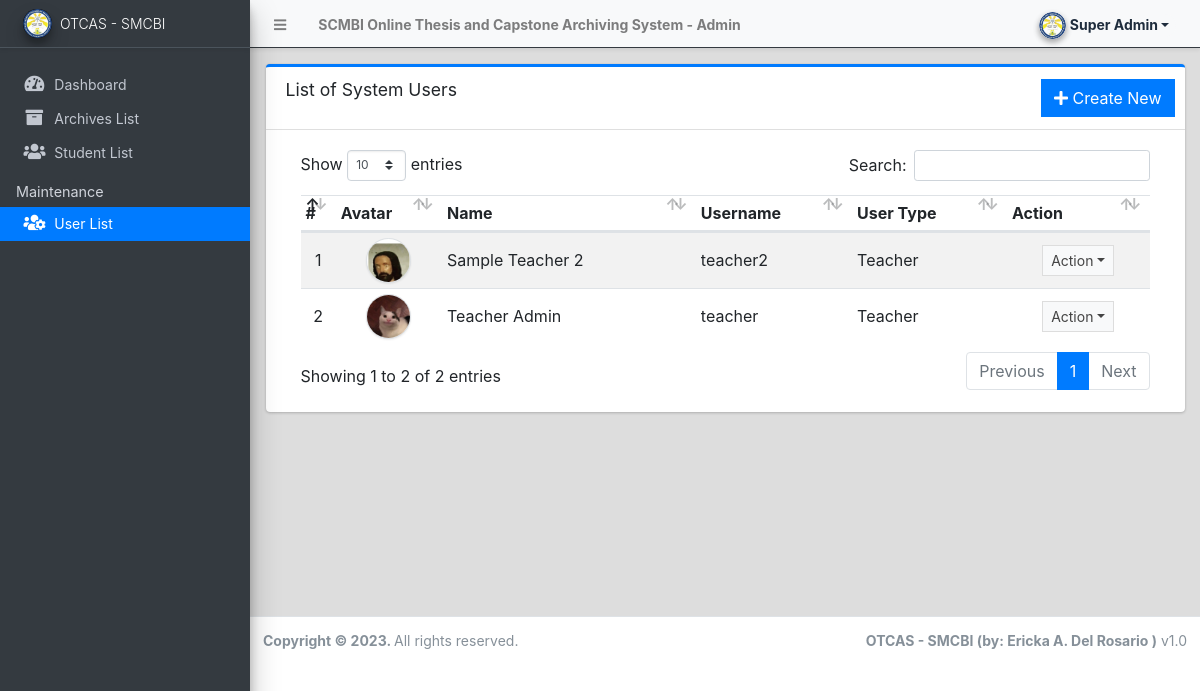
Page /admin/?page=user/list (signed in) on the committed database.
### tables this page shows
CREATE TABLE `users` (
  `id` int(50) NOT NULL,
  `firstname` varchar(250) NOT NULL,
  `middlename` text DEFAULT NULL,
  `lastname` varchar(250) NOT NULL,
  `username` text NOT NULL,
  `password` text NOT NULL,
  `avatar` text DEFAULT NULL,
  `last_login` datetime DEFAULT NULL,
  `type` tinyint(1) NOT NULL DEFAULT 0,
  `status` int(1) NOT NULL DEFAULT 1 COMMENT '0=not verified, 1 = verified',
  `date_added` datetime NOT NULL DEFAULT current_timestamp(),
  `date_updated` datetime DEFAULT NULL ON UPDATE current_timestamp()
);

### config.php (called while the page is built, shortened)
<?php
function validate_image($file){
	if(!empty($file)){
        $ex = explode('?',$file);
        $file = $ex[0];
        $param =  isset($ex[1]) ? '?'.$ex[1]  : '';
		if(is_file(base_app.$file)){
			return base_url.$file.$param;
		}else{
			return base_url.'dist/img/no-image-available.png';
		}
	}else{
		return base_url.'dist/img/no-image-available.png';
	}
}
?>

### admin/user/list.php (the view, shortened to what this page needs)
<div class="card card-outline card-primary">
	<div class="card-header">
		<h3 class="card-title">List of System Users</h3>
		<div class="card-tools">
			<a href="?page=user/manage_user" class="btn btn-flat btn-primary"><span class="fas fa-plus"></span>  Create New</a>
		</div>
	</div>
	<div class="card-body">
		<div class="container-fluid">
        <div class="container-fluid">
			<table class="table table-hover table-striped">
				<!-- <colgroup>
					<col width="5%">
					<col width="10%">
					<col width="20%">
					<col width="20%">
					<col width="15%">
					<col width="15%">
					<col width="10%">
				</colgroup> -->
				<thead>
					<tr>
						<th>#</th>
						<th>Avatar</th>
						<th>Name</th>
						<th>Username</th>
						<th>User Type</th>
						<th>Action</th>
					</tr>
				</thead>
				<tbody>
					<?php
						$i = 1;
						$qry = $conn->query("SELECT *,concat(firstname,' ',lastname) as name from `users` where id != '1' order by concat(firstname,' ',lastname) asc ");
						while($row = $qry->fetch_assoc()):
					?>
						<tr>
							<td class="text-center"><?php echo $i++; ?></td>
							<td class="text-center"><img src="<?php echo validate_image($row['avatar']) ?>" class="img-avatar img-thumbnail p-0 border-2" alt="user_avatar"></td>
							<td><?php echo ucwords($row['name']) ?></td>
							<td ><p class="m-0 truncate-1"><?php echo $row['username'] ?></p></td>
							<td ><p class="m-0"><?php echo ($row['type'] == 1 )? "Adminstrator" : "Teacher" ?></p></td>
							<td align="center">
								 <button type="button" class="btn btn-flat btn-default btn-sm dropdown-toggle dropdown-icon" data-toggle="dropdown">
				                  		Action
				                  </button>
							</td>
						</tr>
					<?php endwhile; ?>
				</tbody>
			</table>
		</div>
		</div>
	</div>
</div>

### admin/user/list.php (style rules this page uses)
.img-avatar { width:45px; height:45px; object-fit:cover; object-position:center center; border-radius:100%; }

### rows in the picture
users: avatar (picture), name "Sample Teacher 2", username "teacher2", type "Teacher"
users: avatar (picture), name "Teacher Admin", username "teacher", type "Teacher"

### other values in the picture
$_settings->info('name') "SCMBI Online Thesis and Capstone Archiving System"
$_settings->userdata('firstname').' '.$_settings->userdata('lastname') "Super Admin"
$_settings->info('short_name') "OTCAS - SMCBI"
